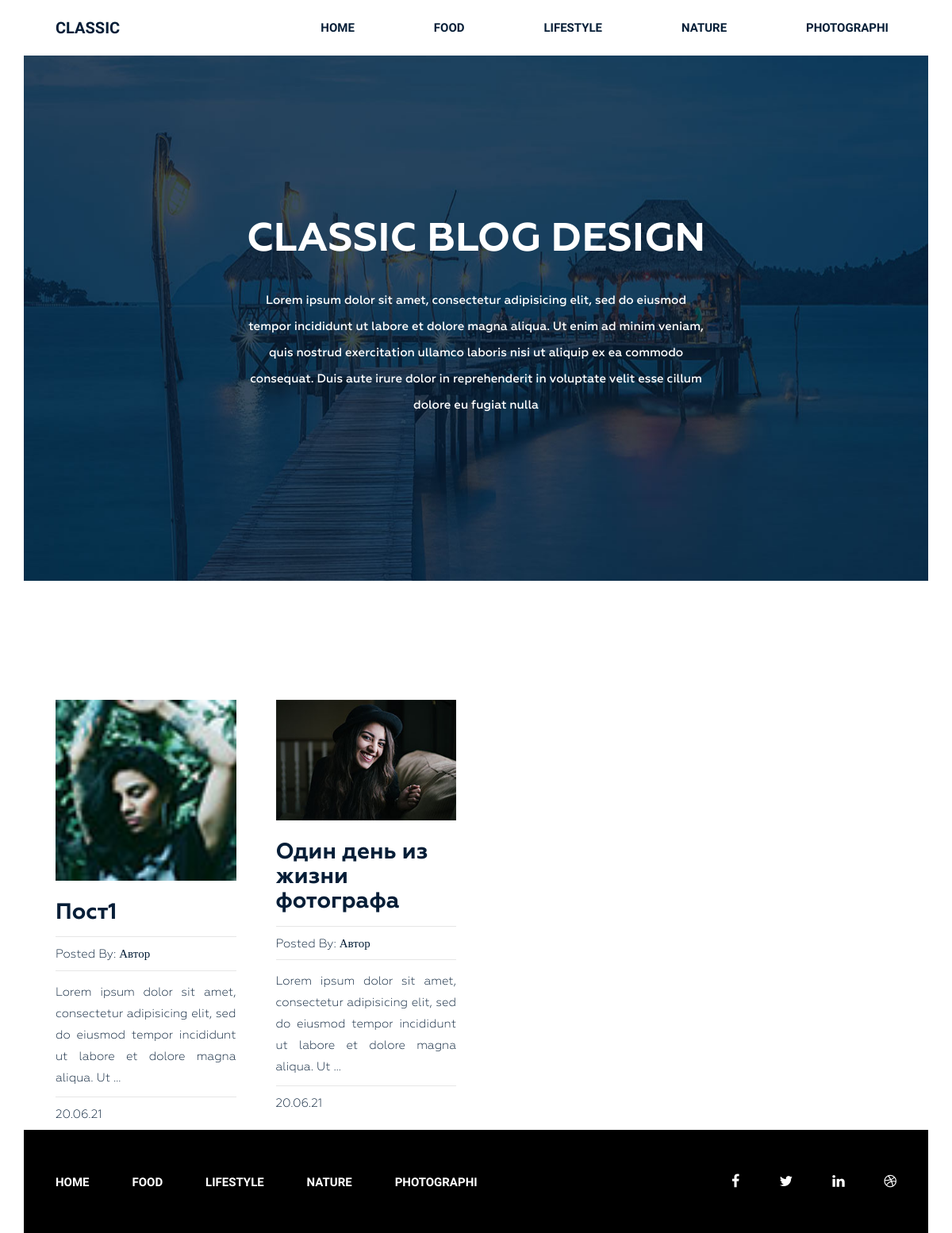
/category/photographi/, run on an earlier commit of the app's database.
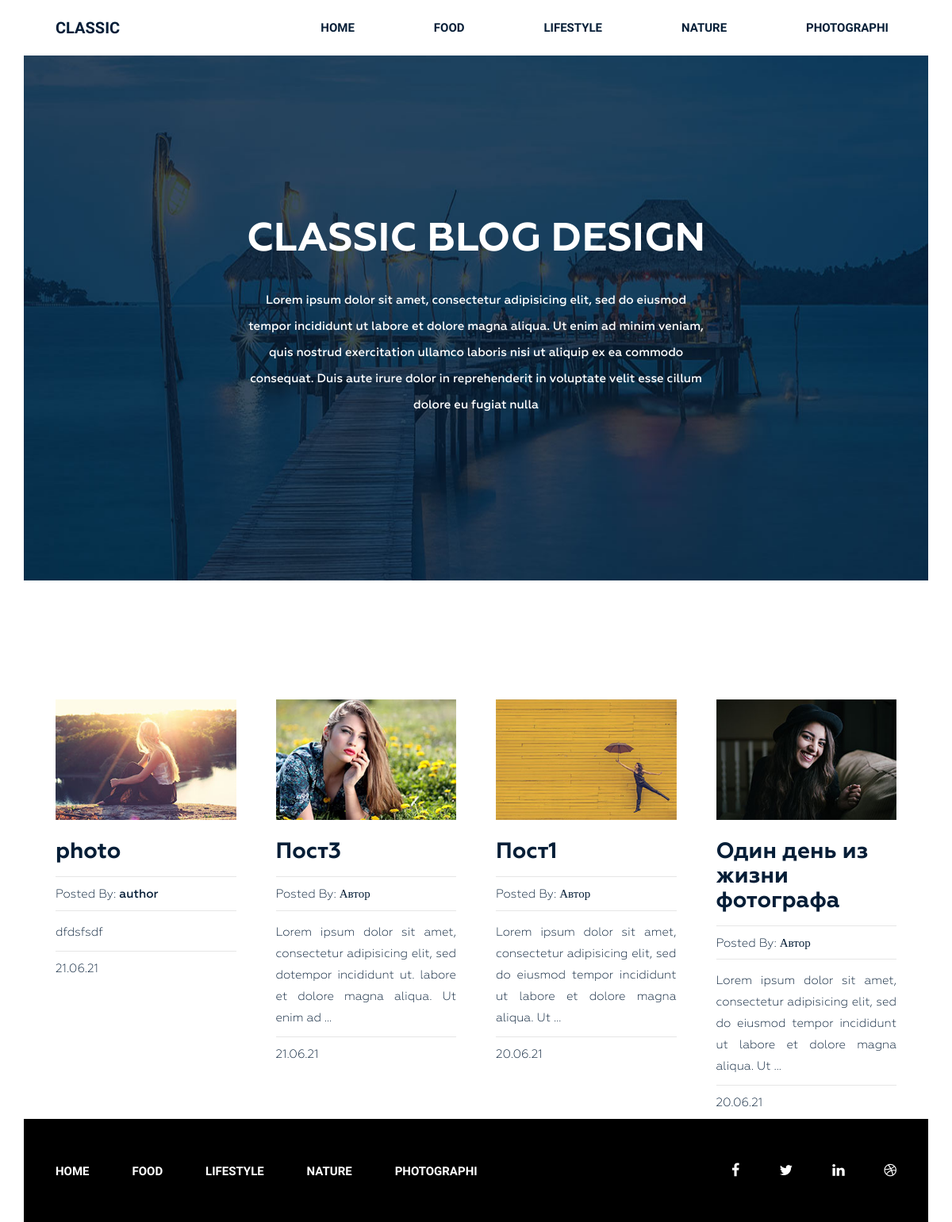
And on a later commit of the database.
### Blog/models.py (models this page shows, shortened)
class Category(models.Model):
    title = models.CharField(max_length=250, verbose_name='Наименование')
    slug = models.SlugField(max_length=50, verbose_name='Url', unique=True)
    def __str__(self):
        return self.title
    def get_absolute_url(self):
        return reverse('category', kwargs={'slug': self.slug})
    class Meta():
        verbose_name = 'Категория (ю)'
        verbose_name_plural = 'Категории'
        ordering = ['title']

class Post(models.Model):
    title = models.CharField(max_length=250, verbose_name='Наименование')
    slug = models.SlugField(max_length=50, verbose_name='Url', unique=True)
    author = models.CharField(max_length=100, verbose_name='Автор')
    content = models.TextField(blank=True, verbose_name='Контент')
    created_at = models.DateTimeField(auto_now_add=True, verbose_name='Дата создания')
    photo = models.ImageField(upload_to='photos/%Y/%m/%d/',blank=True, verbose_name='Изображение')
    views = models.IntegerField(default=0, verbose_name='Просмотры')
    category = models.ForeignKey(Category, on_delete=models.PROTECT, related_name='posts')
    tags = models.ManyToManyField(Tag, blank=True, related_name='posts', verbose_name='Посты')
    def get_absolute_url(self):
        return reverse('post', kwargs={'slug': self.slug})
    class Meta():
        verbose_name = 'Статья'
        verbose_name_plural = 'Статьи'
        ordering = ['-created_at']

### Blog/views.py (the view)
# urls.py: path('category/<str:slug>/', PostsByCategory.as_view(), name='category'),
class PostsByCategory(ListView):
    template_name = 'Blog/get_post_category.html'
    context_object_name = 'posts'
    paginate_by = 4
    allow_empty = False # 404
    def get_queryset(self):
        return Post.objects.filter(category__slug=self.kwargs['slug'])
    def get_context_data(self, *, object_list=None, **kwargs):
        context = super().get_context_data(**kwargs)
        context['title'] = Category.objects.get(slug=self.kwargs['slug'])
        return context

### Blog/templatetags/menu.py (called while the page is built)
@register.inclusion_tag('Blog/menu_tpl.html')
def show_menu(menu_class='menu'):
    categories = Category.objects.all()
    return {'categories': categories, 'menu_class': menu_class}

### Blog/templates/Blog/get_post_category.html (shortened to what this page needs)
{% extends 'base.html' %}
{% load static %}
{% block content %}
<section class="bg-text-area">
    <div class="container">
        <div class="row">
            <div class="col-md-12">
                <div class="bg-text">
                    <h3>Classic BLOG Design</h3>
                    <p>Lorem ipsum dolor sit amet, consectetur adipisicing elit, sed do eiusmod tempor incididunt ut labore et dolore magna aliqua. Ut enim ad minim veniam, quis nostrud exercitation ullamco laboris nisi ut aliquip ex ea commodo consequat. Duis aute irure dolor in reprehenderit in voluptate velit esse cillum dolore eu fugiat nulla </p>
                </div>
            </div>
        </div>
    </div>
</section>
<section class="blog-post-area">
    <div class="container">
        <div class="row">
            <div class="blog-post-area-style">
                    {% for post in posts %}
                      <div class="col-md-3">
                        <div class="single-post">
                          {% if post.photo %}
                          <img src="{{ post.photo.url }}" alt="{{ post.title }}">
                          {% else %}
                          <img src="https://picsum.photos/id/237/300/201" alt="{{ post.title }}">
                          {% endif %}
                            <h3><a href="{{ post.get_absolute_url }}">{{ post.title }}</a></h3>
                            <h4><span>Posted By: <span class="author-name">{{ post.author }}</span></span>
                            </h4>
                            {{ post.content|truncatewords_html:20|safe }}
                            <h4><span>{{ post.created_at|date:"d.m.y" }}</span></h4>
                        </div>
                      </div>
                    {% endfor %}
            </div>
        </div>
    </div>
</section>
{% endblock %}

### templates/base.html (shortened to what this page needs)
{% load static %}
{% load cache %}
<!DOCTYPE html>
<html lang="en">
<head>
    <link rel="stylesheet" href="{% static 'css/bootstrap.css' %}">
    <link rel="stylesheet" href="{% static 'css/font-awesome.min.css' %}">
    <link rel="stylesheet" href="{% static 'css/owl.carousel.min.css' %}">
    <link rel="stylesheet" href="{% static 'css/owl.theme.default.min.css' %}">
    <link rel="stylesheet" href="{% static 'style.css' %}">
    <link rel="stylesheet" href="{% static 'responsive.css' %}">
</head>
<body>
    <div class="wrapper">
      {% include 'inc/_header.html' %}
      {% block content %}{% endblock %}
      {% include 'inc/_footer.html' %}
    </div>
</body>
</html>

### templates/inc/_header.html
{% load menu %}
<header class="header">
    <div class="container">
        <div class="row">
            <div class="col-md-2">
                <div class="logo">
                    <h2><a href="#">Classic</a></h2>
                </div>
            </div>
            <div class="col-md-10">
              {% show_menu %}
            </div>
        </div>
    </div>
</header>

### Blog/templates/Blog/menu_tpl.html
<div class="{{ menu_class }}">
    <ul>
        <li><a href="{% url 'home' %}">Home</a></li>
        {% for item in categories %}
          <li><a href="{{ item.get_absolute_url }}">{{ item.title }}</a></li>
        {% endfor %}
    </ul>
</div>

### templates/inc/_footer.html
{% load menu %}
<footer class="footer">
    <div class="container">
        <div class="row">
            <div class="col-md-12">
                <div class="footer-bg">
                    <div class="row">
                        <div class="col-md-9">
                            {% show_menu 'footer-menu' %}
                        </div>
                        <div class="col-md-3">
                            <div class="footer-icon">
                                <p><a href="#"><i class="fa fa-facebook" aria-hidden="true"></i></a><a href="#"><i class="fa fa-twitter" aria-hidden="true"></i></a><a href="#"><i class="fa fa-linkedin" aria-hidden="true"></i></a><a href="#"><i class="fa fa-dribbble" aria-hidden="true"></i></a></p>
                            </div>
                        </div>
                    </div>
                </div>
            </div>
        </div>
    </div>
</footer>

### DartBlog/static/style.css (style rules this page uses)
.wrapper header.header .logo h2 { margin: 0 0 0 40px; padding: 0; }
.wrapper header.header .logo h2 a { color: #061e37; font-family: "Raleway", sans-serif; font-size: 20px; font-weight: 700; text-decoration: none; line-height: 70px; padding: 22px 0; text-transform: uppercase; }
.wrapper header.header .menu { margin: 0 }
.wrapper header.header .menu ul { float: right; margin: 0; padding: 0; margin-right: 4px; }
.wrapper header.header .menu ul li { display: inline-block; list-style: outside none none; margin: 0 -4px 0 0; }
.wrapper header.header .menu ul li a { color: rgb(6, 30, 55); font-family: "Raleway", sans-serif; font-size: 15px; font-weight: 600; line-height: 70px; padding: 26px 50px; text-decoration: none; text-transform: uppercase; }
.wrapper section.bg-text-area .bg-text { background-image: url(img/bg-iamges.jpg); background-size: 100% 100%; padding: 205px 280px; }
.wrapper section.bg-text-area .bg-text h3 { color: #fff; font-family: Geometria; font-size: 50px; font-weight: 700; text-align: center; text-transform: uppercase; margin: 0; }
.wrapper section.bg-text-area .bg-text p { color: #fff; font-family: Geometria; font-size: 15px; font-weight: 500; line-height: 33px; margin: 32px 0 0; text-align: center; }
section.blog-post-area { margin-top: 50px; }
section.blog-post-area img { width: 100%; }
section.blog-post-area .single-post { padding-right: 20px; margin: 100px 0px 0px; }
section.blog-post-area h4 span { font-family: Geometria; font-weight: 400; font-size: 15px; color: #061e37; text-decoration: none; }
section.blog-post-area h4 span.author-name { font-weight: 500; }
.blog-post-area .single-post h3 a { font-family: Geometria; font-size: 28px; font-weight: 700; text-decoration: none; color: #061e37; }
.blog-post-area .single-post p { color: #061e37; font-family: Geometria; font-size: 15px; font-weight: 400; line-height: 27px; padding-top: 14px; position: relative; text-align: justify; }
.blog-post-area .single-post h4 { margin-bottom: 12px; padding-top: 10px; position: relative; }
.blog-post-area .single-post h4::before { background: #e6e6e6 none repeat scroll 0 0; content: ""; height: 1px; position: absolute; top: 0; width: 100%; }
.blog-post-area .single-post p::before { background: #e6e6e6 none repeat scroll 0 0; content: ""; height: 1px; position: absolute; top: 0; width: 100%; }
.blog-post-area .single-post h3 { margin: 25px 0 15px; }
.blog-post-area .blog-post-area-style { margin: 0 20px 0 40px; }
.wrapper footer.footer { height: 130px; }
.wrapper footer .footer-bg { background: #000 none repeat scroll 0 0; height: 130px; overflow: hidden; }
.wrapper footer.footer .footer-menu { margin: 0 }
.wrapper footer.footer .footer-menu ul { line-height: 130px; margin: 0; padding: 0; }
.wrapper footer.footer .footer-menu ul li { display: inline; list-style: outside none none; margin: 0; padding: 30px 0px; }
.wrapper footer.footer .footer-menu ul li a { color: #fff; font-family: "Raleway", sans-serif; font-size: 15px; font-weight: 600; line-height: 70px; margin-left: 40px; padding: 26px 10px 26px 0; text-decoration: none; text-transform: uppercase; }
.wrapper footer.footer .footer-icon p { float: right; line-height: 130px; }
.wrapper footer.footer .footer-icon p i { color: #fff; font-size: 18px; margin-right: 30px; padding: 10px; }

What changed in the data, as far as the page shows it:
added Post: photo (picture), title "photo", author "author", content "dfdsfsdf", created_at "21.06.21"
added Post: photo (picture), title "Пост3", author "Автор", content "Lorem ipsum dolor sit amet, consectetur adipisicing elit, sed dotempor incididunt ut. labore et dolore magna aliqua. Ut enim ad …", created_at "21.06.21"
changed Post "Пост1": photo: a different picture
